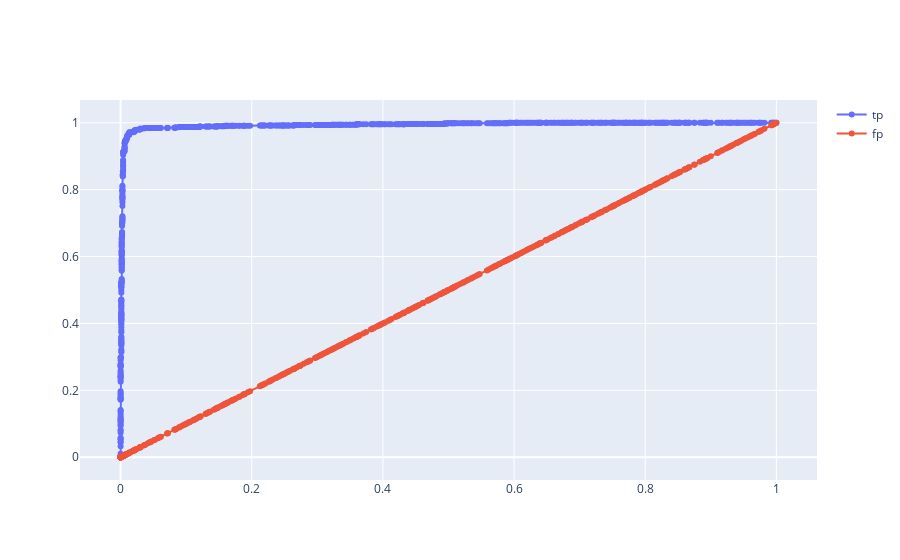

Notebook code cell kept with this figure:
### Code cell
# 绘制roc, 计算auc
probas_ = clf.predict_proba(X_test)
fpr, tpr, thresholds = roc_curve(y_test, probas_[:, 1])
roc_auc = auc(fpr, tpr)
print(f'auc{roc_auc}')
draw_lines(fpr, [tpr, fpr], ['tp', 'fp'])

### Figure 1 — Plotly figure (JSON) as saved in the notebook; plotly's stock layout.template omitted (floating-point values rounded to 4 significant figures; data arrays with more than 128 entries replaced by an {"elided": "..."} marker saying what was removed)
{"data": [{"mode": "lines+markers", "name": "tp", "type": "scatter", "x": {"elided": "692 float values"}, "y": {"elided": "692 float values"}}, {"mode": "lines+markers", "name": "fp", "type": "scatter", "x": {"elided": "692 float values"}, "y": {"elided": "692 float values"}}], "layout": {}}
